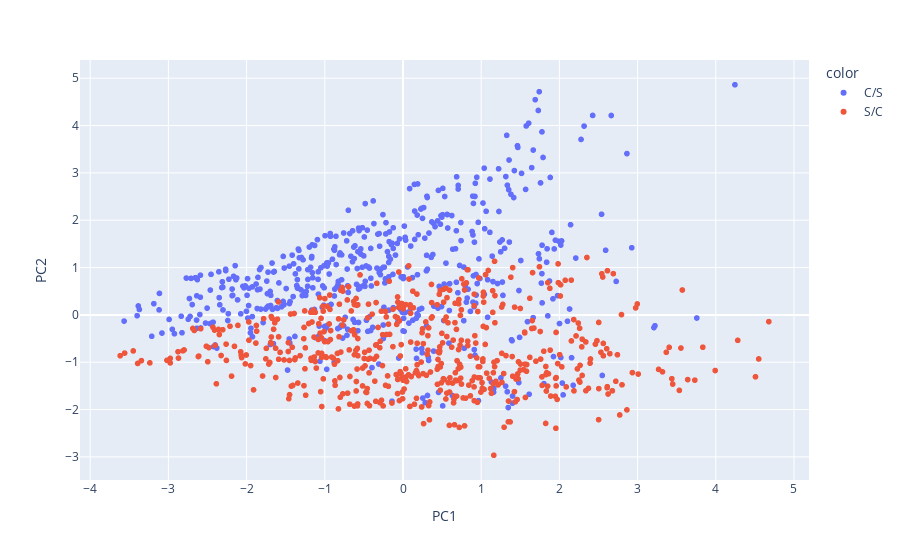

The notebook cell this image was saved under:
### Markdown cell above
## Difference between the PCA plots are there

Not as much as I wished there to be

### Code cell
fig = px.scatter(plotly_data, x="PC1", y="PC2", color=yy)
fig.show()

### Figure 1 — Plotly figure (JSON) as saved in the notebook; plotly's stock layout.template omitted (floating-point values rounded to 4 significant figures; data arrays with more than 128 entries replaced by an {"elided": "..."} marker saying what was removed)
{"data": [{"hovertemplate": "color=C/S<br>PC1=%{x}<br>PC2=%{y}<extra></extra>", "legendgroup": "C/S", "marker": {"color": "#636efa", "symbol": "circle"}, "mode": "markers", "name": "C/S", "showlegend": true, "type": "scattergl", "x": {"elided": "525 float values"}, "xaxis": "x", "y": {"elided": "525 float values"}, "yaxis": "y"}, {"hovertemplate": "color=S/C<br>PC1=%{x}<br>PC2=%{y}<extra></extra>", "legendgroup": "S/C", "marker": {"color": "#EF553B", "symbol": "circle"}, "mode": "markers", "name": "S/C", "showlegend": true, "type": "scattergl", "x": {"elided": "552 float values"}, "xaxis": "x", "y": {"elided": "552 float values"}, "yaxis": "y"}], "layout": {"legend": {"title": {"text": "color"}, "tracegroupgap": 0}, "margin": {"t": 60}, "xaxis": {"anchor": "y", "domain": [0, 1], "title": {"text": "PC1"}}, "yaxis": {"anchor": "x", "domain": [0, 1], "title": {"text": "PC2"}}}}
